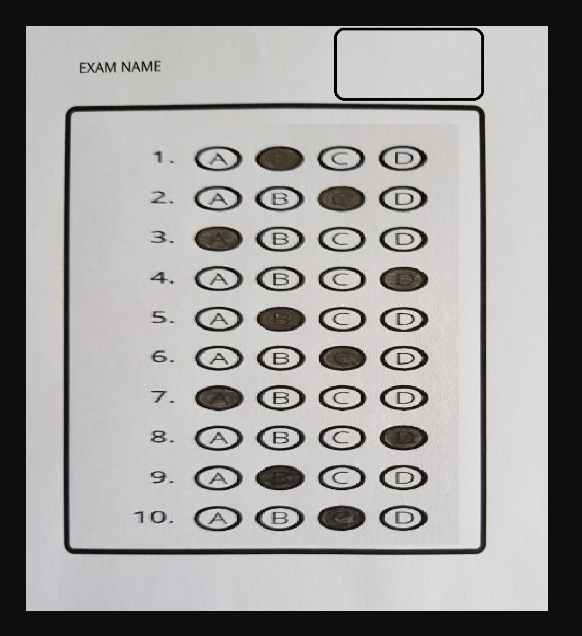
#> input picture sheet-1_2.png, 582 x 636 px, found by its file name
$ jupyter execute Assignment1_MultipleChoiceChecking_NNH.ipynb   (shell and % lines are left out)
#> lines starting #> are read from the running program, lines starting #| are printed output that depends on the picture; after the words box and inside, x2 and y2 are one past the last pixel; in counts of white or black regions, pixels touching at a corner belong together
[cell 1]
import numpy as np
import cv2
import matplotlib.pyplot as plt
from imutils.perspective import four_point_transform

[cell 2]
def show_images(titles, images, wait=True):
    """Display multiple images with one line of code"""

    for (title, image) in zip(titles, images):
        plt.title(title)
        plt.imshow(image)
        plt.axis("off")
        plt.show()

    if wait:
        cv2.waitKey(0)
        cv2.destroyAllWindows()

[cell 3]
# google drive
from google.colab import drive
drive.mount('/content/drive')

[cell 4]
height = 800
width = 600
green = (0, 255, 0) # green color
red = (0, 0, 255) # red color
white = (255, 255, 255) # white color
questions = 10
answers = 4
correct_ans = [0, 2, 1, 3, 2, 1, 0, 3, 2, 2]

img = cv2.imread('/content/drive/MyDrive/Colab Notebooks/Computer Vision/Assignment1_MultipleChoiceChecking/sheet-1_2.png')
#> img is the input picture: shape (636, 582, 3); mean B, G, R 154.9, 155.9, 157.2
img = cv2.resize(img, (width, height))
#> img: shape (800, 600, 3)
img_copy = img.copy() # for display purposes
img_copy1 = img.copy() # for display purposes

gray_img = cv2.cvtColor(img, cv2.COLOR_BGR2GRAY)
blur_img = cv2.GaussianBlur(gray_img, (5, 5), 0)
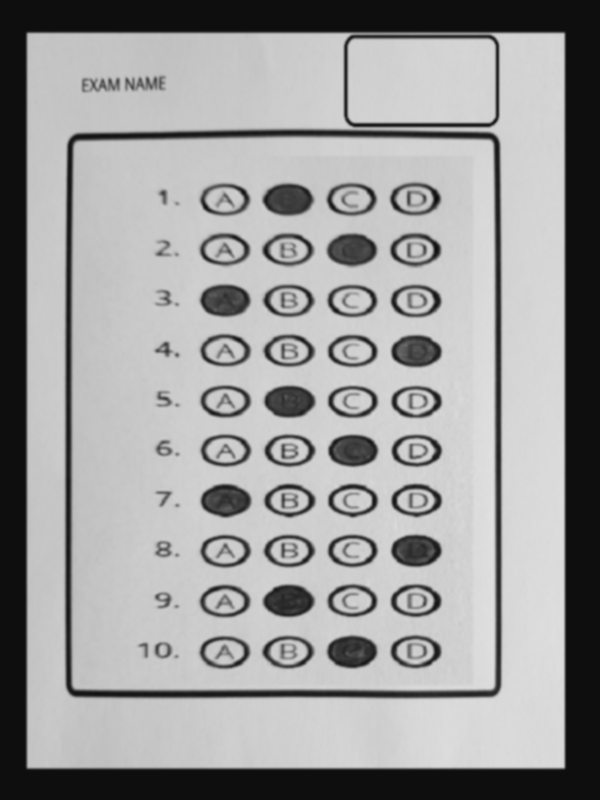
#> blur_img: shape (800, 600); min 11, max 224, mean 156.1
edge_img = cv2.Canny(blur_img, 20, 200) # adjust with your images
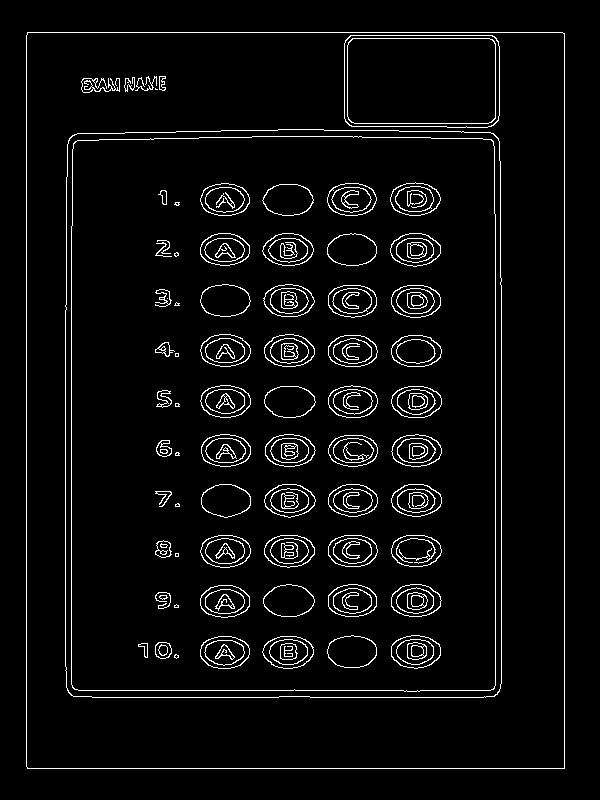
#> edge_img: shape (800, 600); 4.5% white in thin lines or dots, all inside (x1, y1, x2, y2) = (26, 32, 565, 769)

# find the contours in the image
contours, _ = cv2.findContours(edge_img, cv2.RETR_LIST, cv2.CHAIN_APPROX_NONE)
#> contours = 302 contours, 47 with area under 20; largest, box (x1, y1, x2, y2) and area: (26, 32, 565, 769) 395962, (26, 32, 565, 769) 395960, (65, 129, 502, 698) 246177, (65, 129, 502, 698) 246157, (71, 136, 496, 692) 234076

# draw the contours
cv2.drawContours(img, contours, -1, green, 3)
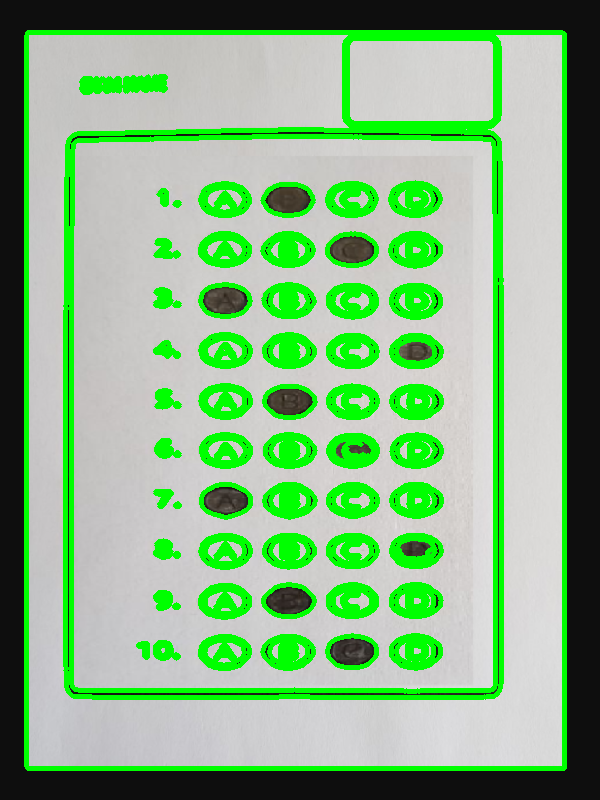
#> img: shape (800, 600, 3); mean B, G, R 131.5, 179.8, 133.2
show_images(['image'], [img]) # helper function in helper.py file
#> the loop in show_images, `for (title, image) in zip(titles, images):` made 1 pass

[cell 5]
def get_rect_cnts(contours):
    rect_cnts = []
    for cnt in contours:
        # approximate the contour
        peri = cv2.arcLength(cnt, True)
        approx = cv2.approxPolyDP(cnt, 0.02 * peri, True)
        # if the approximated contour is a rectangle ...
        if len(approx) == 4:
            # append it to our list
            rect_cnts.append(approx)
#> this loop made 302 passes
#> peri on passes 2 to 4: 13.66, 26.14, 39.56
#> after the loop, rect_cnts = 16 contours, 6 with area under 20; largest, box (x1, y1, x2, y2) and area: (27, 32, 565, 769) 394964, (26, 32, 565, 769) 393794, (68, 135, 499, 695) 237910, (68, 135, 499, 695) 236933, (72, 141, 494, 690) 229468
    # sort the contours from biggest to smallest
    rect_cnts = sorted(rect_cnts, key=cv2.contourArea, reverse=True)

    return rect_cnts

[cell 6]
rect_cnts = get_rect_cnts(contours)
# warp perspective to get the top-down view of the document
document = four_point_transform(img_copy, rect_cnts[0].reshape(4, 2))
doc_copy = document.copy()  # for display purposes
doc_copy1 = document.copy() # for display purposes

cv2.drawContours(img_copy, rect_cnts, -1, green, 3)
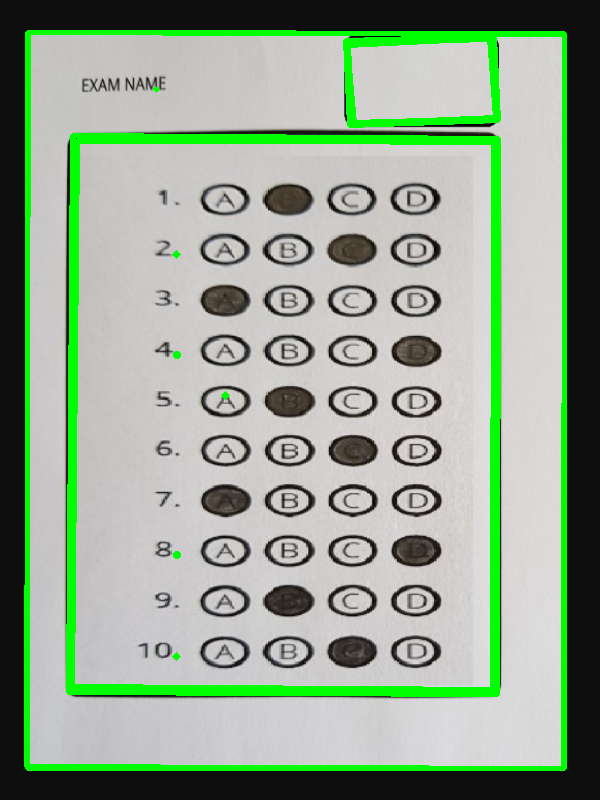
#> img_copy: shape (800, 600, 3); mean B, G, R 144.6, 165.5, 146.9
# helper function in helper.py file
show_images(['image', 'document'], [img_copy, document])
#> the loop in show_images (call 2), `for (title, image) in zip(titles, images):` made 2 passes

[cell 7]
show_images([''], [doc_copy1])

[cell 8]
########################################################################
# Find the Two Biggest Contours on the Document
########################################################################

# find contours on the document
gray_doc = cv2.cvtColor(document, cv2.COLOR_BGR2GRAY)
blur_doc = cv2.GaussianBlur(gray_doc, (3, 3), 0)
edge_doc = cv2.Canny(blur_doc, 10, 70)
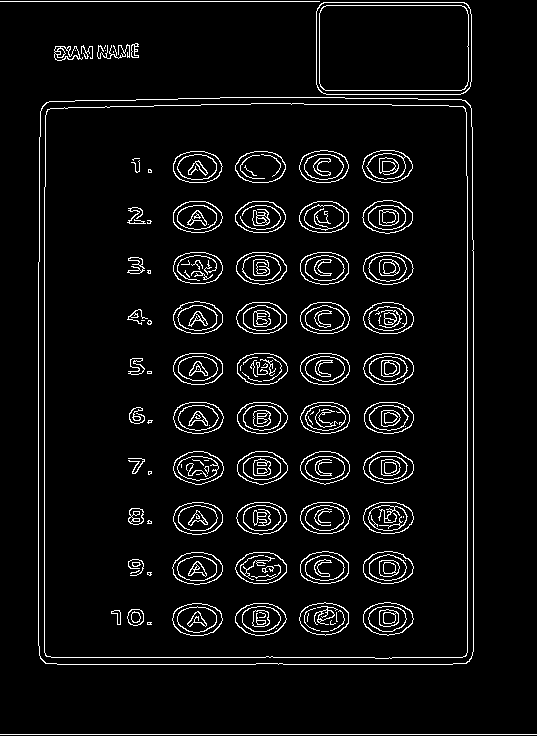
#> edge_doc: shape (736, 537); 5.5% white in thin lines or dots
show_images(['edge image'], [edge_doc])
contours, _ = cv2.findContours(edge_doc, cv2.RETR_EXTERNAL, cv2.CHAIN_APPROX_SIMPLE)
#> contours = 11 contours, 6 with area under 20; largest, box (x1, y1, x2, y2) and area: (38, 97, 474, 665) 245448, (316, 2, 472, 95) 14134, (54, 46, 83, 61) 252, (131, 43, 139, 58) 63, (97, 44, 130, 59) 22

rect_cnts = get_rect_cnts(contours)
#> the loop in get_rect_cnts (call 2), `for cnt in contours:` made 11 passes
#> (peri, approx) on passes 1, 2, 3, 4, 10, 11: (1072, [[0, 734], [536, 734]]), (1983.6, [[46, 102], [40, 658], [469, 661], [470, 105]]), (2, [[113, 51], [113, 52]]), (0, [[105, 50]]), (478.2, [[317, 8], [321, 92], [469, 88], [466, 3]]), (638, [[0, 1], [319, 1]])
#> peri on passes 5 to 9: 115.2, 6.83, 114.4, 313, 52.97
#> after the loop in get_rect_cnts (call 2), `for cnt in contours:`: rect_cnts = 2 contours; box (x1, y1, x2, y2) and area: (40, 102, 471, 662) 237144, (317, 3, 470, 93) 12564
print(rect_cnts)
#| [array([[[ 46, 102]],
#|        [[ 40, 658]],
#|        [[469, 661]],
#|        [[470, 105]]], dtype=int32), array([[[317,   8]],
#|        [[321,  92]],
#|        [[469,  88]],
#|        [[466,   3]]], dtype=int32)]
# contours of the questions
biggest_cnt = rect_cnts[0]
#> biggest_cnt = [[46, 102], [40, 658], [469, 661], [470, 105]]
# contours of the grade
grade_cnt = rect_cnts[1]
#> grade_cnt = [[317, 8], [321, 92], [469, 88], [466, 3]]

# draw the two biggest contours, which are the
# contour of the questions and the contour of the grade
cv2.drawContours(document, rect_cnts[:2], -1, green, 3)
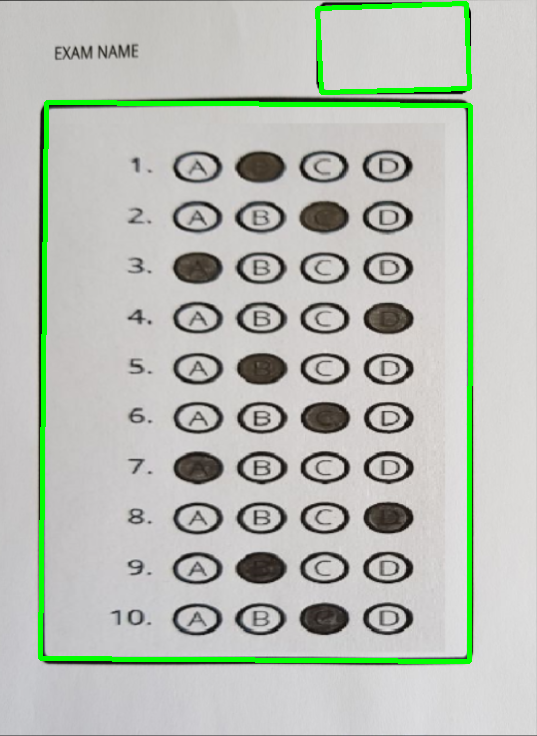
#> document: shape (736, 537, 3); mean B, G, R 182, 191.1, 184.9
show_images(['two biggest contours'], [document])

[cell 9]
########################################################################
# Mask Everything in the Document Except the Area of the Biggest Contour
########################################################################

# cooredinates of the biggest contour
# I added 4 pixels to x and y, and removed 4 pixels from x_W and y_H to make
# sure we are inside the contour and not take the border of the biggest contour
x, y = biggest_cnt[0][0][0] + 120, biggest_cnt[0][0][1] + 44
#> x = 166; y = 146
x_W, y_H = biggest_cnt[2][0][0] - 50, biggest_cnt[2][0][1] - 24
#> x_W = 419; y_H = 637

print(x, y, x_W, y_H)
#| 166 146 419 637
# create a black image with the same dimension as the document
mask =  np.zeros((document.shape[0], document.shape[1]), np.uint8)
# we create a white rectangle in the region of the biggest contour
cv2.rectangle(mask, (x, y), (x_W, y_H), white, -1)
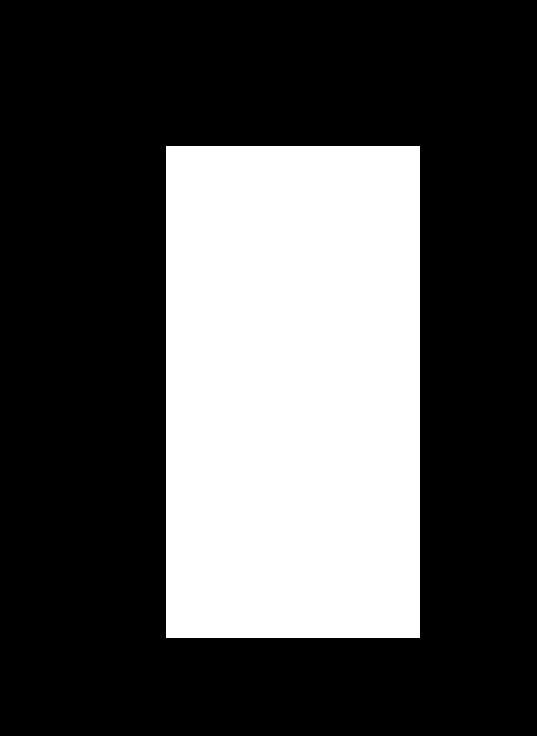
#> mask: shape (736, 537); 31.6% white; 1 white region, box (x1, y1, x2, y2) and area: (166, 146, 420, 638) 124968
masked = cv2.bitwise_and(doc_copy, doc_copy, mask=mask)
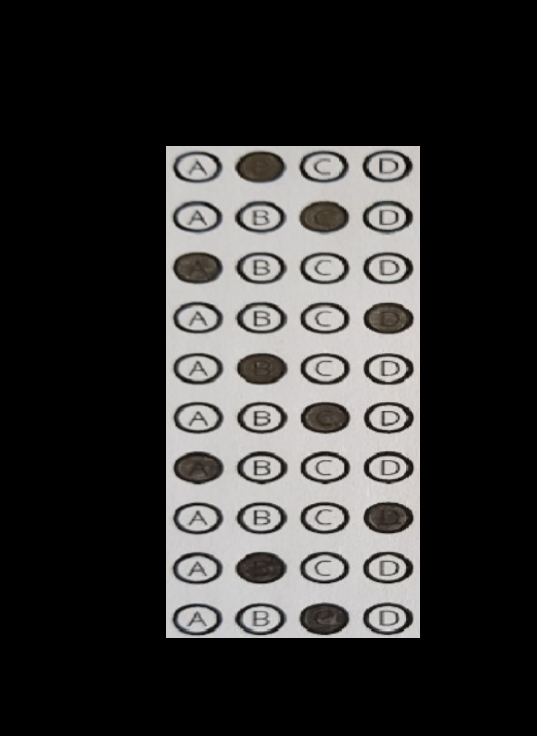
#> masked: shape (736, 537, 3); mean B, G, R 51.9, 52.7, 53.5

show_images(['document', 'mask', 'masked'], [doc_copy, mask, masked])

# take only the region of the biggest contour
masked = masked[y:y_H, x:x_W]
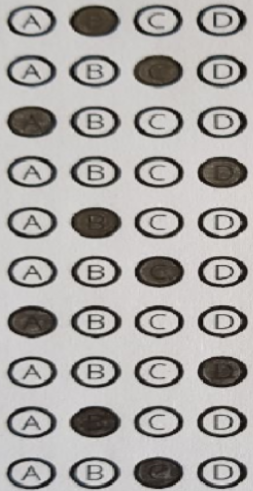
#> masked: shape (491, 253, 3); mean B, G, R 164, 166.4, 169.1
print(masked)
#> (printed output is left out)
gray = cv2.cvtColor(masked, cv2.COLOR_BGR2GRAY)
_, thresh = cv2.threshold(gray, 200, 255, cv2.THRESH_BINARY_INV)
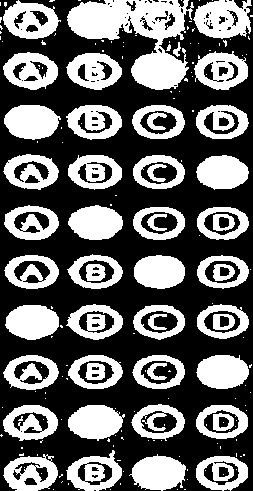
#> thresh: shape (491, 253); 40.3% white; 187 white regions (136 under 20 px), largest, box (x1, y1, x2, y2) and area: (67, 0, 194, 90) 5470, (193, 0, 252, 39) 1612, (4, 105, 61, 140) 1517

show_images(['masked', 'thresh'], [masked, thresh])
